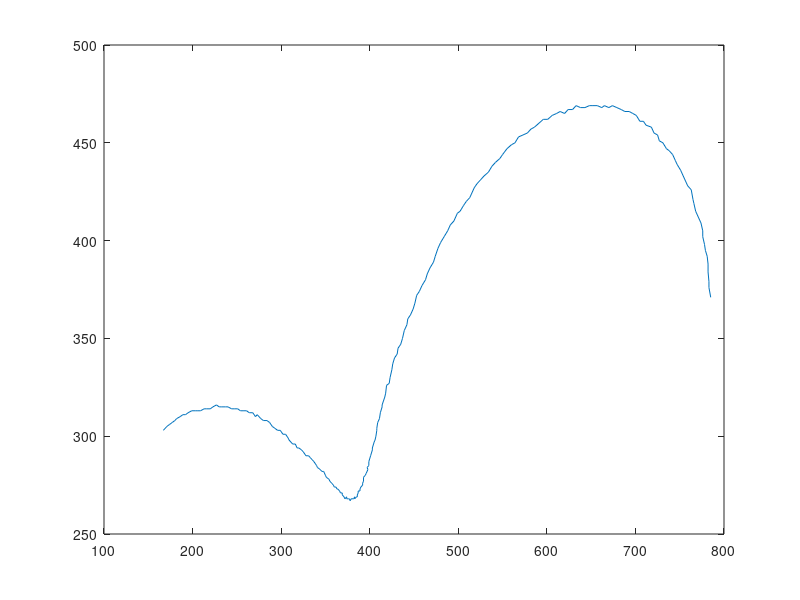

The MATLAB script that drew this image:
A = [785 371 
783 376 
783 379 
782 384 
782 388 
781 392 
779 395 
778 398 
776 402 
776 405 
774 409 
771 412 
768 415 
766 419 
765 421 
763 426 
759 428 
757 430 
754 433 
751 436 
747 439 
745 441 
742 444 
738 446 
735 447 
731 450 
727 451 
725 454 
721 455 
718 458 
712 459 
709 461 
705 461 
701 464 
697 465 
693 466 
688 466 
684 467 
679 468 
674 469 
670 468 
665 469 
662 468 
657 469 
652 469 
648 469 
643 468 
638 468 
633 469 
629 467 
624 467 
620 465 
615 466 
611 465 
606 464 
601 462 
596 462 
591 460 
586 458 
582 457 
578 455 
573 454 
568 453 
564 450 
560 449 
555 447 
550 444 
547 442 
542 440 
538 438 
534 435 
529 433 
525 431 
521 429 
518 427 
513 422 
509 420 
506 418 
502 415 
499 414 
495 410 
491 408 
488 405 
484 402 
480 399 
477 396 
474 392 
472 389 
468 386 
465 383 
463 380 
459 377 
456 374 
453 372 
451 368 
449 365 
446 362 
443 360 
442 357 
439 354 
437 350 
435 347 
432 345 
431 342 
428 340 
426 337 
425 334 
423 330 
422 327 
419 326 
418 322 
417 320 
414 316 
414 315 
412 312 
411 309 
409 307 
408 304 
408 303 
407 300 
406 298 
405 297 
403 294 
403 293 
401 290 
401 290 
399 287 
399 285 
397 284 
398 283 
396 281 
395 280 
393 279 
393 277 
392 276 
392 275 
390 274 
389 273 
389 272 
387 272 
387 271 
386 270 
386 269 
385 269 
383 268 
383 269 
382 268 
382 268 
380 268 
379 268 
378 267 
378 267 
377 268 
376 268 
374 268 
374 269 
372 268 
371 269 
371 269 
369 270 
369 271 
367 271 
366 272 
364 273 
363 273 
362 274 
360 274 
359 275 
357 276 
355 277 
354 278 
351 279 
350 280 
348 282 
346 282 
344 283 
341 284 
340 285 
337 287 
335 288 
333 289 
331 290 
328 290 
325 292 
323 293 
320 294 
318 294 
316 296 
313 296 
309 298 
308 299 
305 301 
302 301 
299 303 
296 303 
293 304 
290 305 
287 307 
284 308 
280 308 
277 309 
273 311 
271 310 
268 312 
264 312 
261 313 
257 313 
254 313 
251 314 
247 314 
244 314 
240 315 
237 315 
233 315 
230 315 
227 316 
223 315 
220 314 
216 314 
213 314 
209 313 
206 313 
203 313 
199 313 
195 312 
192 311 
189 311 
186 310 
182 309 
180 308 
177 307 
174 306 
171 305 
167 303 
];
plot(A(:,1),A(:,2))
hold on;
